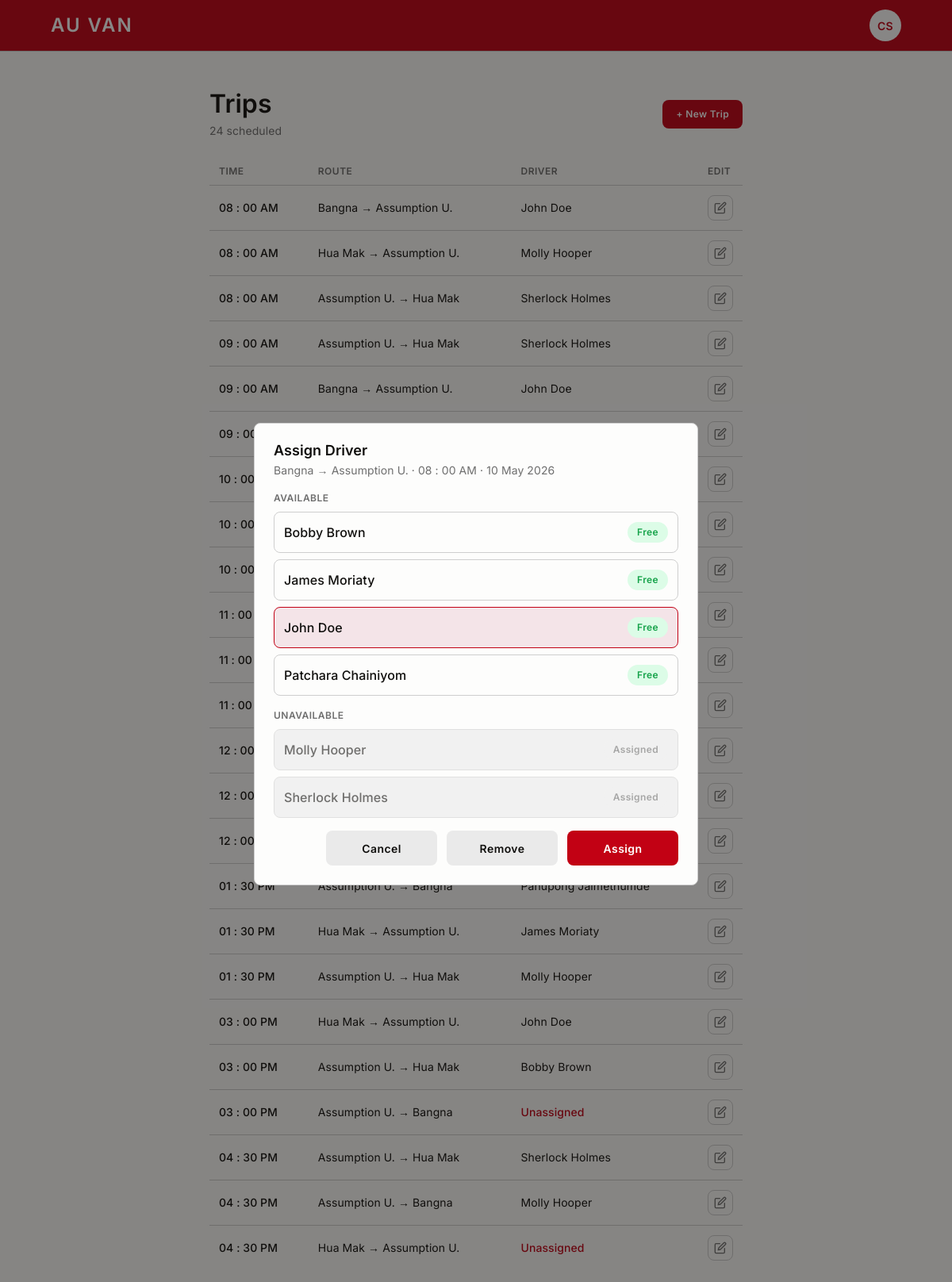
/admin-trips.php?assign=1 (signed in), run on the app's committed database.
### tables this page shows
CREATE TABLE trips (
    id          INT UNSIGNED NOT NULL AUTO_INCREMENT,
    route_id    INT UNSIGNED NOT NULL,
    van_id      INT UNSIGNED NOT NULL,
    driver_id   INT UNSIGNED NULL,                 
    trip_date   DATE         NOT NULL,
    depart_time TIME         NOT NULL,
    created_at  TIMESTAMP    NOT NULL DEFAULT CURRENT_TIMESTAMP,
    PRIMARY KEY (id),
    KEY idx_trips_when   (trip_date, depart_time), 
    KEY idx_trips_driver (driver_id),
    CONSTRAINT fk_trips_route  FOREIGN KEY (route_id)  REFERENCES routes (id) ON DELETE RESTRICT,
    CONSTRAINT fk_trips_van    FOREIGN KEY (van_id)    REFERENCES vans   (id) ON DELETE RESTRICT,
    CONSTRAINT fk_trips_driver FOREIGN KEY (driver_id) REFERENCES users  (id) ON DELETE SET NULL
);

CREATE TABLE users (
    id            INT UNSIGNED NOT NULL AUTO_INCREMENT,
    name          VARCHAR(100) NOT NULL,
    phone         VARCHAR(20)  NOT NULL,
    password_hash VARCHAR(255) NOT NULL,           
    role          ENUM('passenger','driver','admin') NOT NULL DEFAULT 'passenger',
    created_at    TIMESTAMP    NOT NULL DEFAULT CURRENT_TIMESTAMP,
    PRIMARY KEY (id),
    UNIQUE KEY uq_users_phone (phone)              
);

### includes/today.php (called while the page is built, shortened)
<?php
function today_iso(): string
{
    return '2026-05-10';
}

### includes/db.php (called while the page is built, shortened)
<?php
function db(): mysqli
{
    static $conn = null;
    if ($conn instanceof mysqli) {
        return $conn;
    }
    $conn = new mysqli(DB_HOST, DB_USER, DB_PASS, DB_NAME, DB_PORT);
    $conn->set_charset('utf8mb4');
    return $conn;
}

### includes/admin-today.php (called while the page is built)
<?php
require_once __DIR__ . '/db.php';
require_once __DIR__ . '/today.php';
function get_admin_trips(?string $date = null): array
{
    $date ??= today_iso();
    $stmt = db()->prepare("
        SELECT
            t.id,
            t.route_id,
            t.driver_id,
            u.name AS driver_name,
            DATE_FORMAT(t.depart_time, '%h : %i %p') AS time,
            t.depart_time AS raw_time
        FROM trips t
        LEFT JOIN users u ON u.id = t.driver_id
        WHERE t.trip_date = ?
        ORDER BY t.depart_time
    ");
    $stmt->bind_param('s', $date);
    $stmt->execute();
    $result = $stmt->get_result();
    $trips = [];
    while ($row = $result->fetch_assoc()) {
        $trips[] = [
            'id'        => (int) $row['id'],
            'route_id'  => (int) $row['route_id'],
            'driver_id' => $row['driver_id'] !== null ? (int) $row['driver_id'] : null,
            'driver'    => $row['driver_name'],
            'time'      => $row['time'],
            'raw_time'  => $row['raw_time'],
        ];
    }
    return $trips;
}
function get_available_drivers(string $date, string $time, int $excludeTripId = 0): array
{
    $stmt = db()->prepare("
        SELECT
            u.id,
            u.name,
            (SELECT COUNT(*) FROM trips t2
              WHERE t2.driver_id = u.id
                AND t2.trip_date = ?
                AND t2.depart_time = ?
                AND t2.id != ?) AS conflict_count
        FROM users u
        WHERE u.role = 'driver'
        ORDER BY u.name
    ");
    $stmt->bind_param('ssi', $date, $time, $excludeTripId);
    $stmt->execute();
    $result = $stmt->get_result();
    $drivers = [];
    while ($row = $result->fetch_assoc()) {
        $available = ((int) $row['conflict_count']) === 0;
        $drivers[] = [
            'id'        => (int) $row['id'],
            'name'      => $row['name'],
            'available' => $available,
            'status'    => $available ? 'Free' : 'Assigned',
        ];
    }
    return $drivers;
}

### includes/routes.php (called while the page is built, shortened)
<?php
require_once __DIR__ . '/db.php';
function get_routes(): array
{
    static $routes = null;
    if ($routes !== null) {
        return $routes;
    }
    $sql = "
        SELECT
            r.id,
            r.name,
            r.fare,
            (SELECT s.name FROM route_stops rs JOIN stops s ON s.id = rs.stop_id
               WHERE rs.route_id = r.id ORDER BY rs.seq ASC  LIMIT 1) AS `from`,
            (SELECT s.name FROM route_stops rs JOIN stops s ON s.id = rs.stop_id
               WHERE rs.route_id = r.id ORDER BY rs.seq DESC LIMIT 1) AS `to`
        FROM routes r
        ORDER BY r.id
    ";
    $routes = [];
    $result = db()->query($sql);
    while ($row = $result->fetch_assoc()) {
        $routes[(int) $row['id']] = [
            'name' => $row['name'],
            'from' => $row['from'],
            'to'   => $row['to'],
            'fare' => (int) $row['fare'],
        ];
    }
    return $routes;
}
function find_route(int $id): ?array
{
    return get_routes()[$id] ?? null;
}

### public/admin-trips.php (the view, shortened to what this page needs)
<?php
  require_once '../includes/routes.php';
  require_once '../includes/admin-today.php';
  $date  = today_label();
  $routes = get_routes();
  $trips = get_admin_trips();
  $assignId   = isset($_GET['assign']) ? (int) $_GET['assign'] : 0;
  $assignTrip = null;
  foreach ($trips as $t) {
      if ($t['id'] === $assignId) {
          $assignTrip = $t;
          break;
      }
  }
  $drivers = $assignTrip !== null
      ? get_available_drivers(today_iso(), $assignTrip['raw_time'], $assignTrip['id'])
      : [];
  include '../includes/header.php';
?>
  <main class="page">
    <div class="container">
      <div class="trips-admin">
        <div class="trips-admin-head">
          <div>
            <h2>Trips</h2>
            <p class="trips-admin-count"><?= count($trips) ?> scheduled</p>
          </div>
          <a class="btn btn-primary btn-sm" href="admin-trips.php?new=1">+ New Trip</a>
        </div>
        <table class="data-table">
          <thead>
            <tr><th>Time</th><th>Route</th><th>Driver</th><th class="data-edit-col">Edit</th></tr>
          </thead>
          <tbody>
            <?php foreach ($trips as $t):
              $route = find_route($t['route_id']);
            ?>
              <tr>
                <td class="data-strong"><?= htmlspecialchars($t['time']) ?></td>
                <td><?= htmlspecialchars($route['from'] ?? '') ?> &rarr; <?= htmlspecialchars($route['to'] ?? '') ?></td>
                <td>
                  <?php if ($t['driver'] !== null): ?>
                    <?= htmlspecialchars($t['driver']) ?>
                  <?php else: ?>
                    <span class="trip-unassigned">Unassigned</span>
                  <?php endif; ?>
                </td>
                <td class="data-edit-col">
                  <a class="data-edit" href="admin-trips.php?assign=<?= (int) $t['id'] ?>" aria-label="Assign driver">
                    <svg viewBox="0 0 24 24" fill="none" stroke="currentColor" stroke-width="2"
                         stroke-linecap="round" stroke-linejoin="round" focusable="false">
                      <path d="M11 4H4a2 2 0 0 0-2 2v14a2 2 0 0 0 2 2h14a2 2 0 0 0 2-2v-7"></path>
                      <path d="M18.5 2.5a2.12 2.12 0 0 1 3 3L12 15l-4 1 1-4Z"></path>
                    </svg>
                  </a>
                </td>
              </tr>
            <?php endforeach; ?>
          </tbody>
        </table>
      </div>
    </div>
    <?php if ($assignTrip !== null):
      $assignRoute = find_route($assignTrip['route_id']);
    ?>
      <div class="trip-overlay">
        <form class="card trip-overlay-card" method="POST" action="admin-trips.php">
          <div class="trip-overlay-head">
            <h2 class="card-title">Assign Driver</h2>
            <p class="trip-overlay-sub">
              <?= htmlspecialchars($assignRoute['from'] ?? '') ?> &rarr; <?= htmlspecialchars($assignRoute['to'] ?? '') ?>
              &middot; <?= htmlspecialchars($assignTrip['time']) ?> &middot; <?= htmlspecialchars($date) ?>
            </p>
          </div>
          <div class="trip-drivers">
            <div class="trip-drivers-group">
              <span class="trip-drivers-label">Available</span>
              <ul class="trip-drivers-list">
                <?php foreach ($drivers as $d): if ($d['available']): ?>
                  <li>
                    <label class="trip-driver">
                      <span class="trip-driver-name"><?= htmlspecialchars($d['name']) ?></span>
                      <span class="trip-driver-status is-free"><?= htmlspecialchars($d['status']) ?></span>
                    </label>
                  </li>
                <?php endif; endforeach; ?>
              </ul>
            </div>
            <div class="trip-drivers-group">
              <span class="trip-drivers-label">Unavailable</span>
              <ul class="trip-drivers-list">
                <?php foreach ($drivers as $d): if (!$d['available']): ?>
                  <li>
                    <div class="trip-driver is-disabled">
                      <span class="trip-driver-name"><?= htmlspecialchars($d['name']) ?></span>
                      <span class="trip-driver-status is-busy"><?= htmlspecialchars($d['status']) ?></span>
                    </div>
                  </li>
                <?php endif; endforeach; ?>
              </ul>
            </div>
          </div>
          <div class="trip-overlay-actions">
            <a href="admin-trips.php" class="btn btn-secondary">Cancel</a>
            <?php if ($assignTrip['driver'] !== null): ?>
              <button type="submit" name="action" value="remove" class="btn btn-secondary">Remove</button>
            <?php endif; ?>
            <button type="submit" name="action" value="assign" class="btn btn-primary">Assign</button>
          </div>
        </form>
      </div>
    <?php endif; ?>
  </main>
<?php include '../includes/footer.php'; ?>

### data on the page
trips: time "08 : 00 AM", from "Bangna", to "Assumption U.", driver.name "John Doe"
trips: time "08 : 00 AM", from "Hua Mak", to "Assumption U.", driver.name "Molly Hooper"
trips: time "08 : 00 AM", from "Assumption U.", to "Hua Mak", driver.name "Sherlock Holmes"
trips: time "09 : 00 AM", from "Assumption U.", to "Hua Mak", driver.name "Sherlock Holmes"
trips: time "09 : 00 AM", from "Bangna", to "Assumption U.", driver.name "John Doe"
trips: time "09 : 00 AM"
trips: time "10 : 00 AM"
trips: time "10 : 00 AM"
trips: time "10 : 00 AM"
trips: time "11 : 00 AM"
trips: time "11 : 00 AM"
trips: time "11 : 00 AM"
trips: time "12 : 00 PM"
trips: time "12 : 00 PM"
trips: time "12 : 00 PM"
trips: time "01 : 30 PM", route "Assumption U.", route "Bangna", driver.name "Panupong Jaimethumde"
trips: time "01 : 30 PM", from "Hua Mak", to "Assumption U.", driver.name "James Moriaty"
trips: time "01 : 30 PM", from "Assumption U.", to "Hua Mak", driver.name "Molly Hooper"
trips: time "03 : 00 PM", from "Hua Mak", to "Assumption U.", driver.name "John Doe"
trips: time "03 : 00 PM", from "Assumption U.", to "Hua Mak", driver.name "Bobby Brown"
trips: time "03 : 00 PM", route "Assumption U.", route "Bangna", shows "Unassigned"
trips: time "04 : 30 PM", from "Assumption U.", to "Hua Mak", driver.name "Sherlock Holmes"
trips: time "04 : 30 PM", route "Assumption U.", route "Bangna", driver.name "Molly Hooper"
trips: time "04 : 30 PM", from "Hua Mak", to "Assumption U.", shows "Unassigned"

### other printed values
$initials "CS"
count($trips) "24"
$assignRoute['from'] "Bangna"
$assignRoute['to'] "Assumption U."
$assignTrip['time'] "08 : 00 AM"
$date "10 May 2026"
$d['name'] "Bobby Brown"
$d['status'] "Free"
$d['name'] "James Moriaty"
$d['name'] "John Doe"
$d['name'] "Patchara Chainiyom"
$d['name'] "Molly Hooper"
$d['status'] "Assigned"
$d['name'] "Sherlock Holmes"
